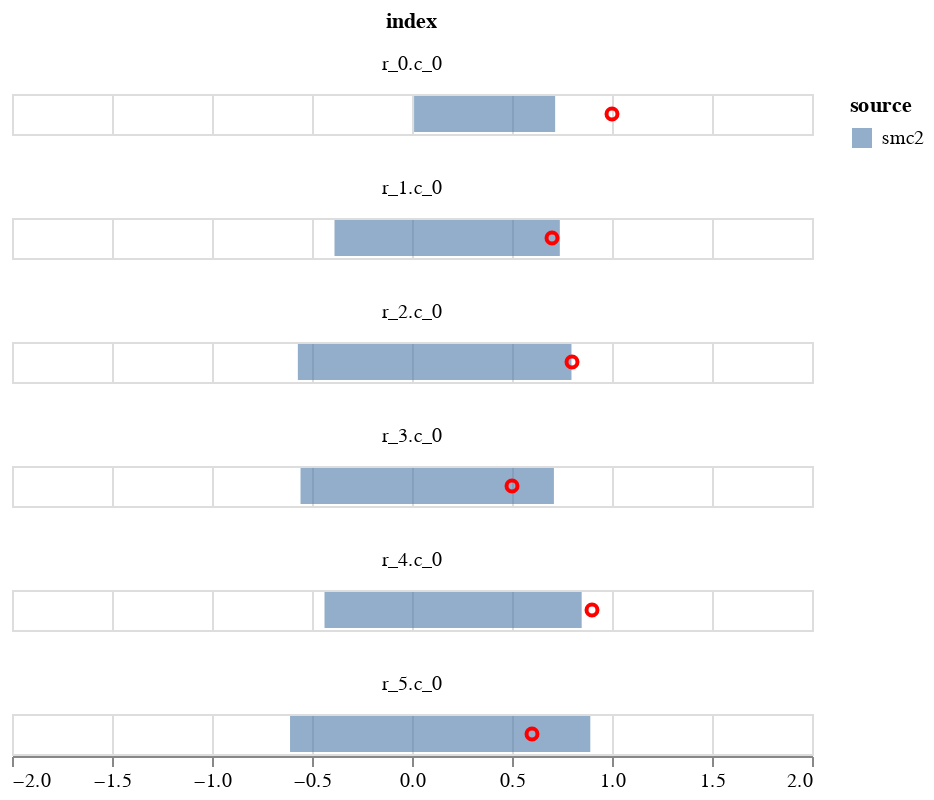

The code cell stored with this chart in its notebook:
### Code cell
c1 = alt.Chart(plot_data).mark_bar(opacity=0.6).encode(
    alt.X('q1', title=None,  scale=alt.Scale(domain=[-2,2])),
    alt.X2('q2', title=None),
    alt.Color('source'),    
)
    

c2 = alt.Chart(plot_data).mark_point(opacity=1, color='red').encode(
        alt.X('data', title=None),
)
(c1+c2).facet(
       'index',
    columns=1
    )

### Figure 1 — Vega-Lite specification as saved in the notebook (floating-point values rounded to 4 significant figures)
{"config": {"view": {"continuousWidth": 400, "continuousHeight": 300}}, "data": {"name": "data-688cc4e8376f2597f681db17c60f3e2c"}, "facet": {"type": "nominal", "field": "index"}, "spec": {"layer": [{"mark": {"type": "bar", "opacity": 0.6}, "encoding": {"color": {"type": "nominal", "field": "source"}, "x": {"type": "quantitative", "field": "q1", "scale": {"domain": [-2, 2]}, "title": null}, "x2": {"field": "q2", "title": null}}}, {"mark": {"type": "point", "color": "red", "opacity": 1}, "encoding": {"x": {"type": "quantitative", "field": "data", "title": null}}}]}, "columns": 1, "$schema": "https://vega.github.io/schema/vega-lite/v4.8.1.json", "datasets": {"data-688cc4e8376f2597f681db17c60f3e2c": [{"index": "r_0.c_0", "q1": 0.01046, "q2": 0.7158, "source": "smc2", "data": 1.0}, {"index": "r_1.c_0", "q1": -0.3875, "q2": 0.7392, "source": "smc2", "data": 0.7}, {"index": "r_2.c_0", "q1": -0.5707, "q2": 0.7975, "source": "smc2", "data": 0.8}, {"index": "r_3.c_0", "q1": -0.5573, "q2": 0.7096, "source": "smc2", "data": 0.5}, {"index": "r_4.c_0", "q1": -0.4375, "q2": 0.8484, "source": "smc2", "data": 0.9}, {"index": "r_5.c_0", "q1": -0.6098, "q2": 0.8915, "source": "smc2", "data": 0.6}]}}
